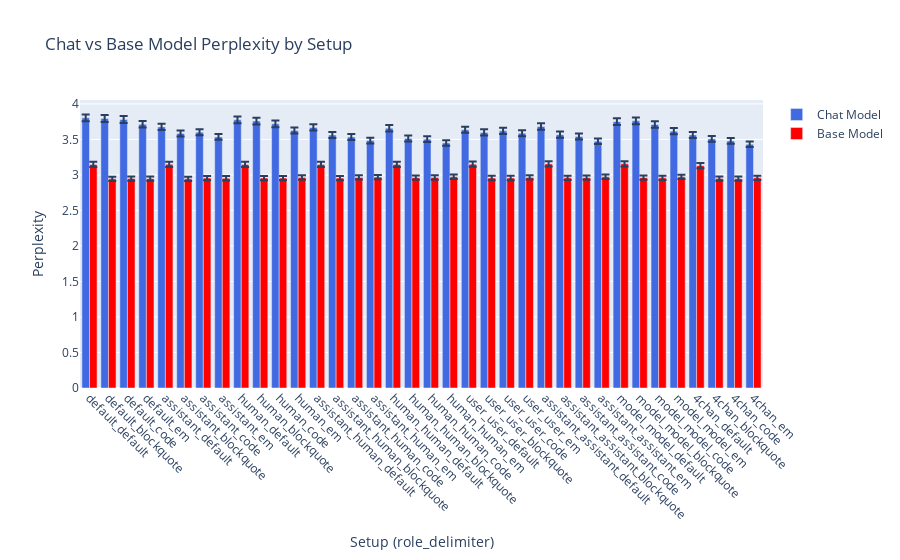
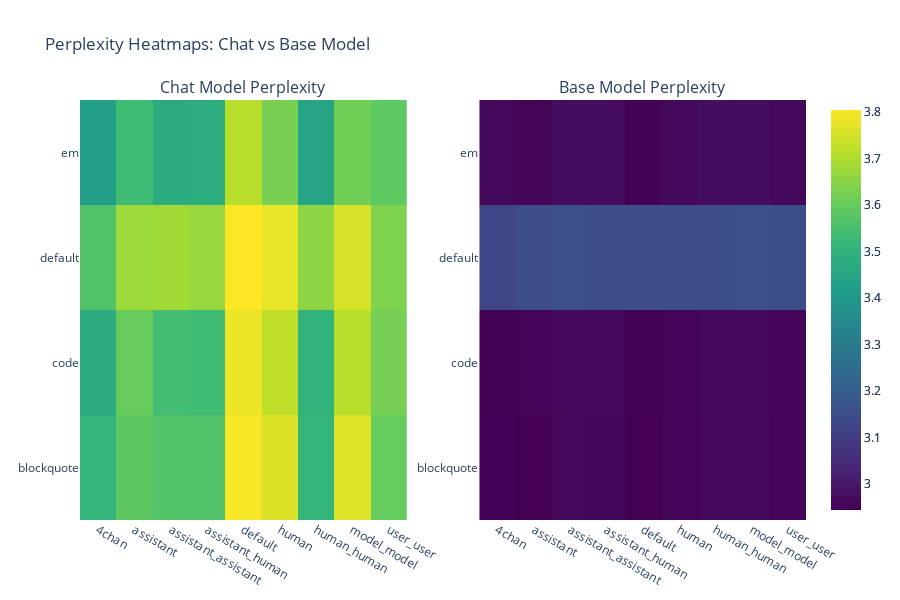

The notebook cell these images were saved under, in order:
### Code cell
# Convert results to a more manageable format
data = []
for (role, delim), values in results.items():
    data.append({
        'role_setup': role,
        'delimiter_setup': delim,
        'chat_entropy': values['chat'],
        'base_entropy': values['base']
    })
df = pd.DataFrame(data)
df.loc[0]["chat_entropy"]
# Convert results to a more manageable format with mean, var, count
data = []
for (role, delim), values in results.items():
    chat_mean, chat_var, chat_count = values['chat']
    base_mean, base_var, base_count = values['base']
    data.append({
        'role_setup': role,
        'delimiter_setup': delim,
        'chat_perplexity_mean': float(th.exp(chat_mean).cpu()),
        'chat_perplexity_std': float(th.sqrt(chat_var).cpu()),
        'chat_count': float(chat_count),
        'base_perplexity_mean': float(th.exp(base_mean).cpu()),
        'base_perplexity_std': float(th.sqrt(base_var).cpu()),
        'base_count': float(base_count)
    })
df = pd.DataFrame(data)

# Plot 1: Bar chart with error bars
fig1 = go.Figure()

# Calculate standard error
chat_nll_ci = df['chat_perplexity_std'] / np.sqrt(df['chat_count']) * 1.96
base_nll_ci = df['base_perplexity_std'] / np.sqrt(df['base_count']) * 1.96
chat_ci = np.stack([np.exp(-chat_nll_ci), np.exp(chat_nll_ci)], axis=1)* df['chat_perplexity_mean'].values.reshape(-1, 1)
base_ci = np.stack([np.exp(-base_nll_ci), np.exp(base_nll_ci)], axis=1) * df['base_perplexity_mean'].values.reshape(-1, 1)
chat_upper_ci_diff = chat_ci[:, 1] - df['chat_perplexity_mean']
chat_lower_ci_diff = df['chat_perplexity_mean'] - chat_ci[:, 0]
base_upper_ci_diff = base_ci[:, 1] - df['base_perplexity_mean']
base_lower_ci_diff = df['base_perplexity_mean'] - base_ci[:, 0]
# Add bars for chat perplexity
fig1.add_trace(go.Bar(
    name='Chat Model',
    x=[f"{r}_{d}" for r, d in zip(df['role_setup'], df['delimiter_setup'])],
    y=df['chat_perplexity_mean'],
    error_y=dict(type='data', array=chat_upper_ci_diff, symmetric=False, arrayminus=chat_lower_ci_diff),  # 95% confidence interval
    marker_color='royalblue'
))

# Add bars for base perplexity
fig1.add_trace(go.Bar(
    name='Base Model',
    x=[f"{r}_{d}" for r, d in zip(df['role_setup'], df['delimiter_setup'])],
    y=df['base_perplexity_mean'],
    error_y=dict(type='data', array=base_upper_ci_diff, symmetric=False, arrayminus=base_lower_ci_diff),  # 95% confidence interval
    marker_color='red'
))

fig1.update_layout(
    title='Chat vs Base Model Perplexity by Setup',
    xaxis_title='Setup (role_delimiter)',
    yaxis_title='Perplexity',
    barmode='group',
    xaxis_tickangle=45
)

# Plot 2: Heatmaps
# Pivot data for heatmaps
chat_pivot = df.pivot(index='delimiter_setup', columns='role_setup', values='chat_perplexity_mean')
base_pivot = df.pivot(index='delimiter_setup', columns='role_setup', values='base_perplexity_mean')

# Create subplot with 2 heatmaps
fig2 = sp.make_subplots(rows=1, cols=2, subplot_titles=('Chat Model Perplexity', 'Base Model Perplexity'))

# Add chat model heatmap
fig2.add_trace(
    go.Heatmap(
        z=chat_pivot.values,
        x=chat_pivot.columns,
        y=chat_pivot.index,
        colorscale='Viridis',
        zmin=min(df['chat_perplexity_mean'].min(), df['base_perplexity_mean'].min()),
        zmax=max(df['chat_perplexity_mean'].max(), df['base_perplexity_mean'].max())
    ),
    row=1, col=1
)

# Add base model heatmap
fig2.add_trace(
    go.Heatmap(
        z=base_pivot.values,
        x=base_pivot.columns,
        y=base_pivot.index,
        colorscale='Viridis',
        zmin=min(df['chat_perplexity_mean'].min(), df['base_perplexity_mean'].min()),
        zmax=max(df['chat_perplexity_mean'].max(), df['base_perplexity_mean'].max())
    ),
    row=1, col=2
)

fig2.update_layout(
    title='Perplexity Heatmaps: Chat vs Base Model',
    height=600
)

# Display both plots
fig1.show()
fig2.show()

### Figure 1 — Plotly figure (JSON) as saved in the notebook; plotly's stock layout.template omitted (floating-point values rounded to 4 significant figures)
{"data": [{"error_y": {"array": [0.04857, 0.04918, 0.04898, 0.04609, 0.04532, 0.04309, 0.04361, 0.04134, 0.04788, 0.04843, 0.04738, 0.04401, 0.04525, 0.04278, 0.04206, 0.04038, 0.04496, 0.04118, 0.04112, 0.03931, 0.04357, 0.04285, 0.04386, 0.04243, 0.04566, 0.04288, 0.04217, 0.04001, 0.04706, 0.04855, 0.04712, 0.04378, 0.04251, 0.04111, 0.04049, 0.0388], "arrayminus": [0.04796, 0.04855, 0.04835, 0.04553, 0.04477, 0.04258, 0.04309, 0.04086, 0.04728, 0.04781, 0.04678, 0.04348, 0.0447, 0.04227, 0.04157, 0.03992, 0.04441, 0.0407, 0.04064, 0.03886, 0.04306, 0.04235, 0.04334, 0.04193, 0.0451, 0.04237, 0.04167, 0.03956, 0.04647, 0.04794, 0.04653, 0.04326, 0.04201, 0.04063, 0.04003, 0.03836], "symmetric": false, "type": "data"}, "marker": {"color": "royalblue"}, "name": "Chat Model", "type": "bar", "x": ["default_default", "default_blockquote", "default_code", "default_em", "assistant_default", "assistant_blockquote", "assistant_code", "assistant_em", "human_default", "human_blockquote", "human_code", "human_em", "assistant_human_default", "assistant_human_blockquote", "assistant_human_code", "assistant_human_em", "human_human_default", "human_human_blockquote", "human_human_code", "human_human_em", "user_user_default", "user_user_blockquote", "user_user_code", "user_user_em", "assistant_assistant_default", "assistant_assistant_blockquote", "assistant_assistant_code", "assistant_assistant_em", "model_model_default", "model_model_blockquote", "model_model_code", "model_model_em", "4chan_default", "4chan_blockquote", "4chan_code", "4chan_em"], "y": [3.804, 3.794, 3.781, 3.713, 3.676, 3.584, 3.601, 3.535, 3.775, 3.758, 3.719, 3.626, 3.669, 3.561, 3.534, 3.484, 3.657, 3.513, 3.503, 3.45, 3.636, 3.599, 3.621, 3.587, 3.683, 3.567, 3.541, 3.475, 3.75, 3.762, 3.71, 3.615, 3.563, 3.508, 3.479, 3.431]}, {"error_y": {"array": [0.03759, 0.03024, 0.0304, 0.03028, 0.03765, 0.0303, 0.03059, 0.03043, 0.03734, 0.03051, 0.03053, 0.03056, 0.03738, 0.03058, 0.03078, 0.03073, 0.03731, 0.03061, 0.03066, 0.0308, 0.03757, 0.03048, 0.03053, 0.03062, 0.03759, 0.03056, 0.03062, 0.03078, 0.03778, 0.03057, 0.03058, 0.03076, 0.03703, 0.03047, 0.03051, 0.0306], "arrayminus": [0.03715, 0.02994, 0.03009, 0.02997, 0.03721, 0.02999, 0.03028, 0.03012, 0.0369, 0.0302, 0.03022, 0.03025, 0.03695, 0.03027, 0.03047, 0.03041, 0.03687, 0.03029, 0.03035, 0.03048, 0.03713, 0.03017, 0.03022, 0.03031, 0.03715, 0.03025, 0.0303, 0.03046, 0.03734, 0.03026, 0.03027, 0.03044, 0.03659, 0.03016, 0.03019, 0.03029], "symmetric": false, "type": "data"}, "marker": {"color": "red"}, "name": "Base Model", "type": "bar", "x": ["default_default", "default_blockquote", "default_code", "default_em", "assistant_default", "assistant_blockquote", "assistant_code", "assistant_em", "human_default", "human_blockquote", "human_code", "human_em", "assistant_human_default", "assistant_human_blockquote", "assistant_human_code", "assistant_human_em", "human_human_default", "human_human_blockquote", "human_human_code", "human_human_em", "user_user_default", "user_user_blockquote", "user_user_code", "user_user_em", "assistant_assistant_default", "assistant_assistant_blockquote", "assistant_assistant_code", "assistant_assistant_em", "model_model_default", "model_model_blockquote", "model_model_code", "model_model_em", "4chan_default", "4chan_blockquote", "4chan_code", "4chan_em"], "y": [3.147, 2.945, 2.948, 2.948, 3.149, 2.945, 2.956, 2.953, 3.147, 2.956, 2.956, 2.964, 3.148, 2.956, 2.965, 2.969, 3.147, 2.962, 2.964, 2.975, 3.152, 2.957, 2.957, 2.965, 3.155, 2.96, 2.962, 2.974, 3.156, 2.962, 2.959, 2.973, 3.131, 2.949, 2.947, 2.96]}], "layout": {"barmode": "group", "title": {"text": "Chat vs Base Model Perplexity by Setup"}, "xaxis": {"tickangle": 45, "title": {"text": "Setup (role_delimiter)"}}, "yaxis": {"title": {"text": "Perplexity"}}}}

### Figure 2 — Plotly figure (JSON) as saved in the notebook; plotly's stock layout.template omitted (floating-point values rounded to 4 significant figures)
{"data": [{"colorscale": [[0, "#440154"], [0.1111, "#482878"], [0.2222, "#3e4989"], [0.3333, "#31688e"], [0.4444, "#26828e"], [0.5556, "#1f9e89"], [0.6667, "#35b779"], [0.7778, "#6ece58"], [0.8889, "#b5de2b"], [1, "#fde725"]], "type": "heatmap", "x": ["4chan", "assistant", "assistant_assistant", "assistant_human", "default", "human", "human_human", "model_model", "user_user"], "xaxis": "x", "y": ["blockquote", "code", "default", "em"], "yaxis": "y", "z": [[3.508, 3.584, 3.567, 3.561, 3.794, 3.758, 3.513, 3.762, 3.599], [3.479, 3.601, 3.541, 3.534, 3.781, 3.719, 3.503, 3.71, 3.621], [3.563, 3.676, 3.683, 3.669, 3.804, 3.775, 3.657, 3.75, 3.636], [3.431, 3.535, 3.475, 3.484, 3.713, 3.626, 3.45, 3.615, 3.587]], "zmax": 3.804, "zmin": 2.945}, {"colorscale": [[0, "#440154"], [0.1111, "#482878"], [0.2222, "#3e4989"], [0.3333, "#31688e"], [0.4444, "#26828e"], [0.5556, "#1f9e89"], [0.6667, "#35b779"], [0.7778, "#6ece58"], [0.8889, "#b5de2b"], [1, "#fde725"]], "type": "heatmap", "x": ["4chan", "assistant", "assistant_assistant", "assistant_human", "default", "human", "human_human", "model_model", "user_user"], "xaxis": "x2", "y": ["blockquote", "code", "default", "em"], "yaxis": "y2", "z": [[2.949, 2.945, 2.96, 2.956, 2.945, 2.956, 2.962, 2.962, 2.957], [2.947, 2.956, 2.962, 2.965, 2.948, 2.956, 2.964, 2.959, 2.957], [3.131, 3.149, 3.155, 3.148, 3.147, 3.147, 3.147, 3.156, 3.152], [2.96, 2.953, 2.974, 2.969, 2.948, 2.964, 2.975, 2.973, 2.965]], "zmax": 3.804, "zmin": 2.945}], "layout": {"annotations": [{"font": {"size": 16}, "showarrow": false, "text": "Chat Model Perplexity", "x": 0.225, "xanchor": "center", "xref": "paper", "y": 1, "yanchor": "bottom", "yref": "paper"}, {"font": {"size": 16}, "showarrow": false, "text": "Base Model Perplexity", "x": 0.775, "xanchor": "center", "xref": "paper", "y": 1, "yanchor": "bottom", "yref": "paper"}], "height": 600, "title": {"text": "Perplexity Heatmaps: Chat vs Base Model"}, "xaxis": {"anchor": "y", "domain": [0, 0.45]}, "xaxis2": {"anchor": "y2", "domain": [0.55, 1]}, "yaxis": {"anchor": "x", "domain": [0, 1]}, "yaxis2": {"anchor": "x2", "domain": [0, 1]}}}
